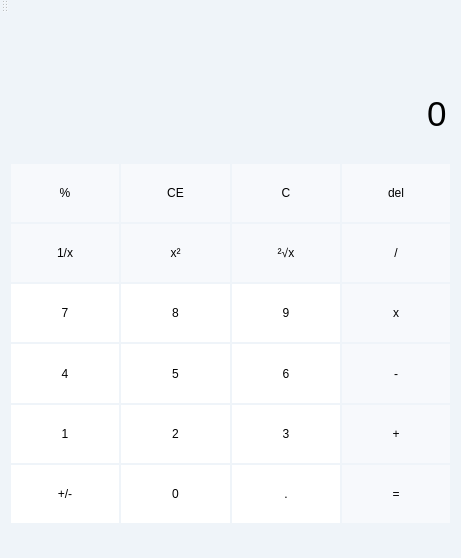
<?xml version="1.0" encoding="UTF-8"?>
<ui version="4.0">
 <class>MainWindow</class>
 <widget class="QMainWindow" name="MainWindow">
  <property name="geometry">
   <rect>
    <x>0</x>
    <y>0</y>
    <width>461</width>
    <height>558</height>
   </rect>
  </property>
  <property name="font">
   <font>
    <pointsize>20</pointsize>
   </font>
  </property>
  <property name="windowTitle">
   <string>QtCalculator</string>
  </property>
  <property name="styleSheet">
   <string notr="true">
    *
    {
    border:none;
    background-color:rgb(239,244,249);
    }

    QPushButton
    {
    font:normal 9pt '微软雅黑';
    background-color:rgb(247,249,252);
    }

    QPushButton:hover
    {
    border:1px solid rgb(193,193,193);
    background-color:rgb(244,246,250);
    }

    QPushButton#btn_num0,#btn_num1,#btn_num2,#btn_num3,#btn_num4,#btn_num5,#btn_num6,#btn_num7,#btn_num8,#btn_num9,#btn_numAddOrSub,#btn_numDot
    {
    font:normal 12pt '微软雅黑';
    background-color:rgb(255,255,255);
    }

    QPushButton#btn_num0:hover,#btn_num1:hover,#btn_num2:hover,#btn_num3:hover,#btn_num4:hover,#btn_num5:hover,#btn_num6:hover,#btn_num7:hover,#btn_num8:hover,#btn_num9:hover,#btn_numAddOrSub:hover,#btn_numDot:hover
    {
    border:1px solid rgb(193,193,193);
    background-color:rgb(251,252,253);
    }
	</string>
  </property>
  <widget class="QWidget" name="centralWidget">
   <widget class="QWidget" name="layoutWidget">
    <property name="geometry">
     <rect>
      <x>0</x>
      <y>140</y>
      <width>461</width>
      <height>381</height>
     </rect>
    </property>
    <layout class="QGridLayout" name="gridLayout">
     <property name="spacing">
      <number>2</number>
     </property>
     <item row="0" column="0">
      <widget class="QPushButton" name="pushButton">
       <property name="sizePolicy">
        <sizepolicy hsizetype="Preferred" vsizetype="Preferred">
         <horstretch>0</horstretch>
         <verstretch>0</verstretch>
        </sizepolicy>
       </property>
       <property name="text">
        <string>%</string>
       </property>
      </widget>
     </item>
     <item row="0" column="1">
      <widget class="QPushButton" name="pushButton_12">
       <property name="sizePolicy">
        <sizepolicy hsizetype="Preferred" vsizetype="Preferred">
         <horstretch>0</horstretch>
         <verstretch>0</verstretch>
        </sizepolicy>
       </property>
       <property name="text">
        <string>CE</string>
       </property>
      </widget>
     </item>
     <item row="0" column="2">
      <widget class="QPushButton" name="pushButton_24">
       <property name="sizePolicy">
        <sizepolicy hsizetype="Preferred" vsizetype="Preferred">
         <horstretch>0</horstretch>
         <verstretch>0</verstretch>
        </sizepolicy>
       </property>
       <property name="text">
        <string>C</string>
       </property>
      </widget>
     </item>
     <item row="0" column="3">
      <widget class="QPushButton" name="btn_del">
       <property name="sizePolicy">
        <sizepolicy hsizetype="Preferred" vsizetype="Preferred">
         <horstretch>0</horstretch>
         <verstretch>0</verstretch>
        </sizepolicy>
       </property>
       <property name="text">
        <string>del</string>
       </property>
      </widget>
     </item>
     <item row="1" column="0">
      <widget class="QPushButton" name="pushButton_2">
       <property name="sizePolicy">
        <sizepolicy hsizetype="Preferred" vsizetype="Preferred">
         <horstretch>0</horstretch>
         <verstretch>0</verstretch>
        </sizepolicy>
       </property>
       <property name="text">
        <string>1/x</string>
       </property>
       <property name="autoDefault">
        <bool>false</bool>
       </property>
      </widget>
     </item>
     <item row="1" column="1">
      <widget class="QPushButton" name="pushButton_8">
       <property name="sizePolicy">
        <sizepolicy hsizetype="Preferred" vsizetype="Preferred">
         <horstretch>0</horstretch>
         <verstretch>0</verstretch>
        </sizepolicy>
       </property>
       <property name="text">
        <string>x²</string>
       </property>
       <property name="autoDefault">
        <bool>false</bool>
       </property>
      </widget>
     </item>
     <item row="1" column="2">
      <widget class="QPushButton" name="pushButton_14">
       <property name="sizePolicy">
        <sizepolicy hsizetype="Preferred" vsizetype="Preferred">
         <horstretch>0</horstretch>
         <verstretch>0</verstretch>
        </sizepolicy>
       </property>
       <property name="text">
        <string>²√x</string>
       </property>
       <property name="autoDefault">
        <bool>false</bool>
       </property>
      </widget>
     </item>
     <item row="1" column="3">
      <widget class="QPushButton" name="btn_div">
       <property name="sizePolicy">
        <sizepolicy hsizetype="Preferred" vsizetype="Preferred">
         <horstretch>0</horstretch>
         <verstretch>0</verstretch>
        </sizepolicy>
       </property>
       <property name="text">
        <string>/</string>
       </property>
      </widget>
     </item>
     <item row="2" column="0">
      <widget class="QPushButton" name="btn_num7">
       <property name="sizePolicy">
        <sizepolicy hsizetype="Preferred" vsizetype="Preferred">
         <horstretch>0</horstretch>
         <verstretch>0</verstretch>
        </sizepolicy>
       </property>
       <property name="text">
        <string>7</string>
       </property>
       <property name="autoDefault">
        <bool>false</bool>
       </property>
      </widget>
     </item>
     <item row="2" column="1">
      <widget class="QPushButton" name="btn_num8">
       <property name="sizePolicy">
        <sizepolicy hsizetype="Preferred" vsizetype="Preferred">
         <horstretch>0</horstretch>
         <verstretch>0</verstretch>
        </sizepolicy>
       </property>
       <property name="text">
        <string>8</string>
       </property>
       <property name="autoDefault">
        <bool>false</bool>
       </property>
      </widget>
     </item>
     <item row="2" column="2">
      <widget class="QPushButton" name="btn_num9">
       <property name="sizePolicy">
        <sizepolicy hsizetype="Preferred" vsizetype="Preferred">
         <horstretch>0</horstretch>
         <verstretch>0</verstretch>
        </sizepolicy>
       </property>
       <property name="text">
        <string>9</string>
       </property>
       <property name="autoDefault">
        <bool>false</bool>
       </property>
      </widget>
     </item>
     <item row="2" column="3">
      <widget class="QPushButton" name="btn_mul">
       <property name="sizePolicy">
        <sizepolicy hsizetype="Preferred" vsizetype="Preferred">
         <horstretch>0</horstretch>
         <verstretch>0</verstretch>
        </sizepolicy>
       </property>
       <property name="text">
        <string>x</string>
       </property>
      </widget>
     </item>
     <item row="3" column="0">
      <widget class="QPushButton" name="btn_num4">
       <property name="sizePolicy">
        <sizepolicy hsizetype="Preferred" vsizetype="Preferred">
         <horstretch>0</horstretch>
         <verstretch>0</verstretch>
        </sizepolicy>
       </property>
       <property name="text">
        <string>4</string>
       </property>
       <property name="autoDefault">
        <bool>false</bool>
       </property>
      </widget>
     </item>
     <item row="3" column="1">
      <widget class="QPushButton" name="btn_num5">
       <property name="sizePolicy">
        <sizepolicy hsizetype="Preferred" vsizetype="Preferred">
         <horstretch>0</horstretch>
         <verstretch>0</verstretch>
        </sizepolicy>
       </property>
       <property name="text">
        <string>5</string>
       </property>
       <property name="autoDefault">
        <bool>false</bool>
       </property>
      </widget>
     </item>
     <item row="3" column="2">
      <widget class="QPushButton" name="btn_num6">
       <property name="sizePolicy">
        <sizepolicy hsizetype="Preferred" vsizetype="Preferred">
         <horstretch>0</horstretch>
         <verstretch>0</verstretch>
        </sizepolicy>
       </property>
       <property name="text">
        <string>6</string>
       </property>
       <property name="autoDefault">
        <bool>false</bool>
       </property>
      </widget>
     </item>
     <item row="3" column="3">
      <widget class="QPushButton" name="btn_sub">
       <property name="sizePolicy">
        <sizepolicy hsizetype="Preferred" vsizetype="Preferred">
         <horstretch>0</horstretch>
         <verstretch>0</verstretch>
        </sizepolicy>
       </property>
       <property name="text">
        <string>-</string>
       </property>
      </widget>
     </item>
     <item row="4" column="0">
      <widget class="QPushButton" name="btn_num1">
       <property name="sizePolicy">
        <sizepolicy hsizetype="Preferred" vsizetype="Preferred">
         <horstretch>0</horstretch>
         <verstretch>0</verstretch>
        </sizepolicy>
       </property>
       <property name="text">
        <string>1</string>
       </property>
       <property name="autoDefault">
        <bool>false</bool>
       </property>
      </widget>
     </item>
     <item row="4" column="1">
      <widget class="QPushButton" name="btn_num2">
       <property name="sizePolicy">
        <sizepolicy hsizetype="Preferred" vsizetype="Preferred">
         <horstretch>0</horstretch>
         <verstretch>0</verstretch>
        </sizepolicy>
       </property>
       <property name="text">
        <string>2</string>
       </property>
       <property name="autoDefault">
        <bool>false</bool>
       </property>
      </widget>
     </item>
     <item row="4" column="2">
      <widget class="QPushButton" name="btn_num3">
       <property name="sizePolicy">
        <sizepolicy hsizetype="Preferred" vsizetype="Preferred">
         <horstretch>0</horstretch>
         <verstretch>0</verstretch>
        </sizepolicy>
       </property>
       <property name="text">
        <string>3</string>
       </property>
       <property name="autoDefault">
        <bool>false</bool>
       </property>
      </widget>
     </item>
     <item row="4" column="3">
      <widget class="QPushButton" name="btn_add">
       <property name="sizePolicy">
        <sizepolicy hsizetype="Preferred" vsizetype="Preferred">
         <horstretch>0</horstretch>
         <verstretch>0</verstretch>
        </sizepolicy>
       </property>
       <property name="text">
        <string>+</string>
       </property>
      </widget>
     </item>
     <item row="5" column="0">
      <widget class="QPushButton" name="btn_numAddOrSub">
       <property name="sizePolicy">
        <sizepolicy hsizetype="Preferred" vsizetype="Preferred">
         <horstretch>0</horstretch>
         <verstretch>0</verstretch>
        </sizepolicy>
       </property>
       <property name="text">
        <string>+/-</string>
       </property>
       <property name="autoDefault">
        <bool>false</bool>
       </property>
      </widget>
     </item>
     <item row="5" column="1">
      <widget class="QPushButton" name="btn_num0">
       <property name="sizePolicy">
        <sizepolicy hsizetype="Preferred" vsizetype="Preferred">
         <horstretch>0</horstretch>
         <verstretch>0</verstretch>
        </sizepolicy>
       </property>
       <property name="text">
        <string>0</string>
       </property>
       <property name="autoDefault">
        <bool>false</bool>
       </property>
      </widget>
     </item>
     <item row="5" column="2">
      <widget class="QPushButton" name="btn_numDot">
       <property name="sizePolicy">
        <sizepolicy hsizetype="Preferred" vsizetype="Preferred">
         <horstretch>0</horstretch>
         <verstretch>0</verstretch>
        </sizepolicy>
       </property>
       <property name="text">
        <string>.</string>
       </property>
       <property name="autoDefault">
        <bool>false</bool>
       </property>
      </widget>
     </item>
     <item row="5" column="3">
      <widget class="QPushButton" name="btn_equal">
       <property name="sizePolicy">
        <sizepolicy hsizetype="Preferred" vsizetype="Preferred">
         <horstretch>0</horstretch>
         <verstretch>0</verstretch>
        </sizepolicy>
       </property>
       <property name="text">
        <string>=</string>
       </property>
      </widget>
     </item>
    </layout>
   </widget>
   <widget class="QWidget" name="layoutWidget">
    <property name="geometry">
     <rect>
      <x>0</x>
      <y>0</y>
      <width>461</width>
      <height>141</height>
     </rect>
    </property>
    <layout class="QVBoxLayout" name="verticalLayout">
     <property name="spacing">
      <number>2</number>
     </property>
     <item>
      <widget class="QLineEdit" name="lineEdit_2">
       <property name="sizePolicy">
        <sizepolicy hsizetype="Preferred" vsizetype="Preferred">
         <horstretch>0</horstretch>
         <verstretch>0</verstretch>
        </sizepolicy>
       </property>
       <property name="font">
        <font>
         <pointsize>10</pointsize>
        </font>
       </property>
       <property name="text">
        <string/>
       </property>
       <property name="alignment">
        <set>Qt::AlignRight|Qt::AlignTrailing|Qt::AlignVCenter</set>
       </property>
       <property name="readOnly">
        <bool>true</bool>
       </property>
      </widget>
     </item>
     <item>
      <widget class="QLineEdit" name="lineEdit">
       <property name="sizePolicy">
        <sizepolicy hsizetype="Preferred" vsizetype="Preferred">
         <horstretch>0</horstretch>
         <verstretch>0</verstretch>
        </sizepolicy>
       </property>
       <property name="font">
        <font>
         <pointsize>26</pointsize>
        </font>
       </property>
       <property name="text">
        <string>0</string>
       </property>
       <property name="alignment">
        <set>Qt::AlignRight|Qt::AlignTrailing|Qt::AlignVCenter</set>
       </property>
       <property name="readOnly">
        <bool>true</bool>
       </property>
      </widget>
     </item>
    </layout>
   </widget>
  </widget>
  <widget class="QToolBar" name="mainToolBar">
   <attribute name="toolBarArea">
    <enum>TopToolBarArea</enum>
   </attribute>
   <attribute name="toolBarBreak">
    <bool>false</bool>
   </attribute>
  </widget>
  <widget class="QStatusBar" name="statusBar"/>
 </widget>
 <layoutdefault spacing="6" margin="11"/>
 <resources/>
 <connections/>
</ui>
